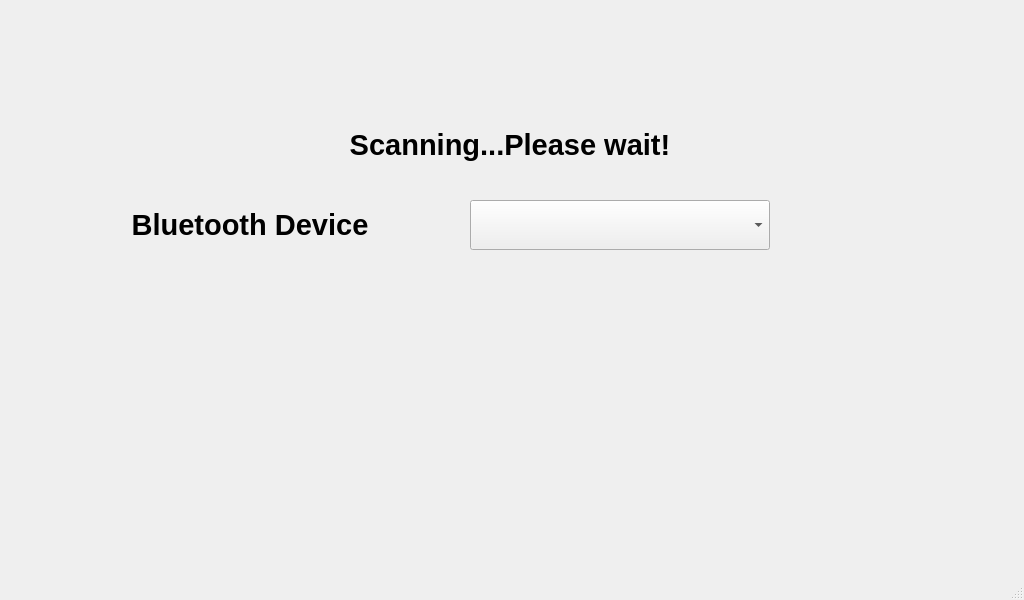
<?xml version="1.0" encoding="UTF-8"?>
<ui version="4.0">
 <class>bluetooth</class>
 <widget class="QMainWindow" name="bluetooth">
  <property name="geometry">
   <rect>
    <x>0</x>
    <y>0</y>
    <width>1024</width>
    <height>600</height>
   </rect>
  </property>
  <property name="windowTitle">
   <string>MainWindow</string>
  </property>
  <widget class="QWidget" name="centralwidget">
   <widget class="QLabel" name="label">
    <property name="geometry">
     <rect>
      <x>0</x>
      <y>0</y>
      <width>1024</width>
      <height>600</height>
     </rect>
    </property>
    <property name="text">
     <string/>
    </property>
    <property name="pixmap">
     <pixmap>pics/Standby.png</pixmap>
    </property>
    <property name="scaledContents">
     <bool>true</bool>
    </property>
   </widget>
   <widget class="QPushButton" name="back">
    <property name="geometry">
     <rect>
      <x>70</x>
      <y>420</y>
      <width>100</width>
      <height>100</height>
     </rect>
    </property>
    <property name="text">
     <string/>
    </property>
    <property name="icon">
     <iconset>
      <normaloff>pics/1 (400 × 400 px).png</normaloff>pics/1 (400 × 400 px).png</iconset>
    </property>
    <property name="iconSize">
     <size>
      <width>100</width>
      <height>100</height>
     </size>
    </property>
    <property name="flat">
     <bool>true</bool>
    </property>
   </widget>
   <widget class="QLabel" name="label_2">
    <property name="geometry">
     <rect>
      <x>100</x>
      <y>200</y>
      <width>300</width>
      <height>50</height>
     </rect>
    </property>
    <property name="text">
     <string>&lt;html&gt;&lt;head/&gt;&lt;body&gt;&lt;p align=&quot;center&quot;&gt;&lt;span style=&quot; font-size:22pt; font-weight:600;&quot;&gt;Bluetooth Device&lt;/span&gt;&lt;/p&gt;&lt;/body&gt;&lt;/html&gt;</string>
    </property>
    <property name="scaledContents">
     <bool>false</bool>
    </property>
   </widget>
   <widget class="QTextEdit" name="date">
    <property name="enabled">
     <bool>true</bool>
    </property>
    <property name="geometry">
     <rect>
      <x>40</x>
      <y>40</y>
      <width>200</width>
      <height>40</height>
     </rect>
    </property>
    <property name="palette">
     <palette>
      <active>
       <colorrole role="Base">
        <brush brushstyle="SolidPattern">
         <color alpha="0">
          <red>255</red>
          <green>255</green>
          <blue>255</blue>
         </color>
        </brush>
       </colorrole>
      </active>
      <inactive>
       <colorrole role="Base">
        <brush brushstyle="SolidPattern">
         <color alpha="0">
          <red>255</red>
          <green>255</green>
          <blue>255</blue>
         </color>
        </brush>
       </colorrole>
      </inactive>
      <disabled>
       <colorrole role="Base">
        <brush brushstyle="SolidPattern">
         <color alpha="255">
          <red>240</red>
          <green>240</green>
          <blue>240</blue>
         </color>
        </brush>
       </colorrole>
      </disabled>
     </palette>
    </property>
    <property name="font">
     <font>
      <pointsize>16</pointsize>
      <bold>true</bold>
     </font>
    </property>
    <property name="frameShape">
     <enum>QFrame::NoFrame</enum>
    </property>
    <property name="readOnly">
     <bool>true</bool>
    </property>
   </widget>
   <widget class="QTextEdit" name="time">
    <property name="geometry">
     <rect>
      <x>860</x>
      <y>40</y>
      <width>131</width>
      <height>40</height>
     </rect>
    </property>
    <property name="palette">
     <palette>
      <active>
       <colorrole role="Base">
        <brush brushstyle="SolidPattern">
         <color alpha="0">
          <red>255</red>
          <green>255</green>
          <blue>255</blue>
         </color>
        </brush>
       </colorrole>
      </active>
      <inactive>
       <colorrole role="Base">
        <brush brushstyle="SolidPattern">
         <color alpha="0">
          <red>255</red>
          <green>255</green>
          <blue>255</blue>
         </color>
        </brush>
       </colorrole>
      </inactive>
      <disabled>
       <colorrole role="Base">
        <brush brushstyle="SolidPattern">
         <color alpha="255">
          <red>240</red>
          <green>240</green>
          <blue>240</blue>
         </color>
        </brush>
       </colorrole>
      </disabled>
     </palette>
    </property>
    <property name="font">
     <font>
      <pointsize>16</pointsize>
      <bold>true</bold>
     </font>
    </property>
    <property name="frameShape">
     <enum>QFrame::NoFrame</enum>
    </property>
    <property name="readOnly">
     <bool>true</bool>
    </property>
   </widget>
   <widget class="QComboBox" name="bluetooth1">
    <property name="geometry">
     <rect>
      <x>470</x>
      <y>200</y>
      <width>300</width>
      <height>50</height>
     </rect>
    </property>
    <property name="font">
     <font>
      <pointsize>20</pointsize>
     </font>
    </property>
   </widget>
   <widget class="QLabel" name="status">
    <property name="geometry">
     <rect>
      <x>310</x>
      <y>120</y>
      <width>400</width>
      <height>50</height>
     </rect>
    </property>
    <property name="text">
     <string>&lt;html&gt;&lt;head/&gt;&lt;body&gt;&lt;p align=&quot;center&quot;&gt;&lt;span style=&quot; font-size:22pt; font-weight:600;&quot;&gt;Scanning...Please wait!&lt;/span&gt;&lt;/p&gt;&lt;/body&gt;&lt;/html&gt;</string>
    </property>
    <property name="scaledContents">
     <bool>false</bool>
    </property>
   </widget>
   <widget class="QPushButton" name="refresh">
    <property name="geometry">
     <rect>
      <x>800</x>
      <y>180</y>
      <width>90</width>
      <height>90</height>
     </rect>
    </property>
    <property name="text">
     <string/>
    </property>
    <property name="icon">
     <iconset>
      <normaloff>pics/1 (94 × 89 px) (2).png</normaloff>pics/1 (94 × 89 px) (2).png</iconset>
    </property>
    <property name="iconSize">
     <size>
      <width>100</width>
      <height>100</height>
     </size>
    </property>
    <property name="flat">
     <bool>true</bool>
    </property>
   </widget>
  </widget>
  <widget class="QMenuBar" name="menubar">
   <property name="geometry">
    <rect>
     <x>0</x>
     <y>0</y>
     <width>1024</width>
     <height>17</height>
    </rect>
   </property>
  </widget>
  <widget class="QStatusBar" name="statusbar"/>
 </widget>
 <resources/>
 <connections/>
</ui>
